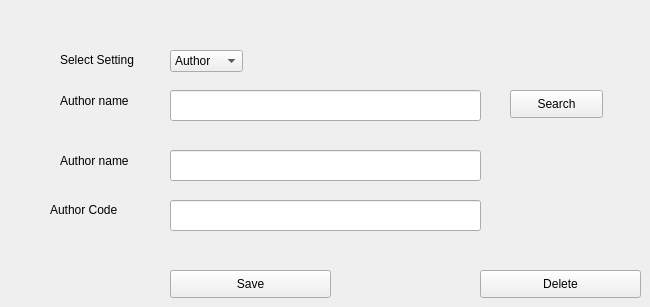
      <widget class="QWidget" name="tab_15">
       <attribute name="title">
        <string>Delete Settings</string>
       </attribute>
       <widget class="QLabel" name="label_34">
        <property name="geometry">
         <rect>
          <x>50</x>
          <y>200</y>
          <width>91</width>
          <height>20</height>
         </rect>
        </property>
        <property name="text">
         <string>Author Code</string>
        </property>
       </widget>
       <widget class="QLineEdit" name="lineEdit_21">
        <property name="geometry">
         <rect>
          <x>170</x>
          <y>200</y>
          <width>311</width>
          <height>31</height>
         </rect>
        </property>
       </widget>
       <widget class="QLabel" name="label_39">
        <property name="geometry">
         <rect>
          <x>60</x>
          <y>90</y>
          <width>131</width>
          <height>21</height>
         </rect>
        </property>
        <property name="text">
         <string>Author name</string>
        </property>
       </widget>
       <widget class="QPushButton" name="pushButton_26">
        <property name="geometry">
         <rect>
          <x>170</x>
          <y>270</y>
          <width>161</width>
          <height>28</height>
         </rect>
        </property>
        <property name="text">
         <string>Save</string>
        </property>
       </widget>
       <widget class="QLineEdit" name="lineEdit_35">
        <property name="geometry">
         <rect>
          <x>170</x>
          <y>90</y>
          <width>311</width>
          <height>31</height>
         </rect>
        </property>
       </widget>
       <widget class="QComboBox" name="comboBox_6">
        <property name="geometry">
         <rect>
          <x>170</x>
          <y>50</y>
          <width>73</width>
          <height>22</height>
         </rect>
        </property>
        <item>
         <property name="text">
          <string>Author</string>
         </property>
        </item>
        <item>
         <property name="text">
          <string>Publisher</string>
         </property>
        </item>
        <item>
         <property name="text">
          <string>Category</string>
         </property>
        </item>
       </widget>
       <widget class="QLabel" name="label_35">
        <property name="geometry">
         <rect>
          <x>60</x>
          <y>50</y>
          <width>111</width>
          <height>20</height>
         </rect>
        </property>
        <property name="text">
         <string>Select Setting</string>
        </property>
       </widget>
       <widget class="QPushButton" name="pushButton_32">
        <property name="geometry">
         <rect>
          <x>480</x>
          <y>270</y>
          <width>161</width>
          <height>28</height>
         </rect>
        </property>
        <property name="text">
         <string>Delete</string>
        </property>
       </widget>
       <widget class="QPushButton" name="pushButton_33">
        <property name="geometry">
         <rect>
          <x>510</x>
          <y>90</y>
          <width>93</width>
          <height>28</height>
         </rect>
        </property>
        <property name="text">
         <string>Search</string>
        </property>
       </widget>
       <widget class="QLabel" name="label_40">
        <property name="geometry">
         <rect>
          <x>60</x>
          <y>150</y>
          <width>131</width>
          <height>21</height>
         </rect>
        </property>
        <property name="text">
         <string>Author name</string>
        </property>
       </widget>
       <widget class="QLineEdit" name="lineEdit_36">
        <property name="geometry">
         <rect>
          <x>170</x>
          <y>150</y>
          <width>311</width>
          <height>31</height>
         </rect>
        </property>
       </widget>
      </widget>
